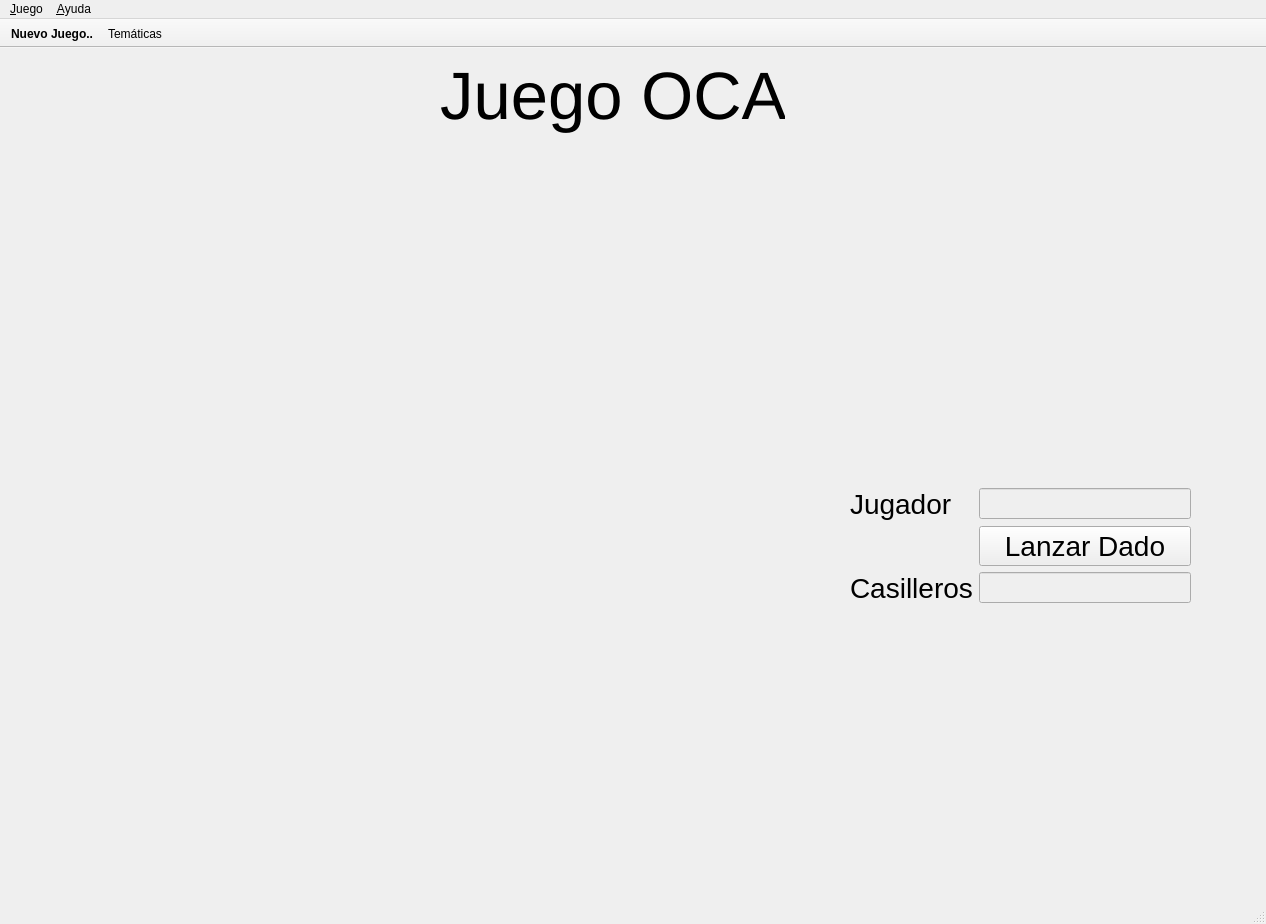
<?xml version="1.0" encoding="UTF-8"?>
<ui version="4.0">
 <class>Juego_OCA</class>
 <widget class="QMainWindow" name="Juego_OCA">
  <property name="geometry">
   <rect>
    <x>0</x>
    <y>0</y>
    <width>1266</width>
    <height>924</height>
   </rect>
  </property>
  <property name="minimumSize">
   <size>
    <width>1266</width>
    <height>924</height>
   </size>
  </property>
  <property name="maximumSize">
   <size>
    <width>1266</width>
    <height>925</height>
   </size>
  </property>
  <property name="windowTitle">
   <string>Juego_OCA</string>
  </property>
  <property name="windowIcon">
   <iconset theme="null">
    <normaloff>.</normaloff>.</iconset>
  </property>
  <property name="styleSheet">
   <string notr="true"/>
  </property>
  <widget class="QWidget" name="centralwidget">
   <widget class="QWidget" name="widget" native="true">
    <property name="geometry">
     <rect>
      <x>0</x>
      <y>0</y>
      <width>1247</width>
      <height>901</height>
     </rect>
    </property>
    <property name="minimumSize">
     <size>
      <width>1247</width>
      <height>901</height>
     </size>
    </property>
    <property name="maximumSize">
     <size>
      <width>1247</width>
      <height>901</height>
     </size>
    </property>
    <property name="styleSheet">
     <string notr="true">QWidget#widget{
border-image: url(:/Resources/tablero partes/Fondo_Princi.png);}</string>
    </property>
    <widget class="QWidget" name="formLayoutWidget">
     <property name="geometry">
      <rect>
       <x>850</x>
       <y>440</y>
       <width>341</width>
       <height>131</height>
      </rect>
     </property>
     <layout class="QFormLayout" name="formLayout">
      <item row="0" column="0">
       <widget class="QLabel" name="label_2">
        <property name="font">
         <font>
          <pointsize>21</pointsize>
         </font>
        </property>
        <property name="text">
         <string>Jugador</string>
        </property>
       </widget>
      </item>
      <item row="2" column="0">
       <widget class="QLabel" name="label_3">
        <property name="font">
         <font>
          <pointsize>21</pointsize>
         </font>
        </property>
        <property name="text">
         <string>Casilleros</string>
        </property>
       </widget>
      </item>
      <item row="0" column="1">
       <widget class="QLineEdit" name="ltxJugador">
        <property name="enabled">
         <bool>false</bool>
        </property>
        <property name="font">
         <font>
          <pointsize>14</pointsize>
          <weight>75</weight>
          <bold>true</bold>
         </font>
        </property>
        <property name="cursor">
         <cursorShape>ArrowCursor</cursorShape>
        </property>
        <property name="autoFillBackground">
         <bool>false</bool>
        </property>
        <property name="styleSheet">
         <string notr="true"/>
        </property>
       </widget>
      </item>
      <item row="2" column="1">
       <widget class="QLineEdit" name="ltxCasillero">
        <property name="enabled">
         <bool>false</bool>
        </property>
        <property name="font">
         <font>
          <pointsize>14</pointsize>
          <weight>75</weight>
          <bold>true</bold>
         </font>
        </property>
       </widget>
      </item>
      <item row="1" column="0">
       <layout class="QVBoxLayout" name="verticalLayout"/>
      </item>
      <item row="1" column="1">
       <widget class="QPushButton" name="btnDado">
        <property name="font">
         <font>
          <pointsize>21</pointsize>
         </font>
        </property>
        <property name="autoFillBackground">
         <bool>false</bool>
        </property>
        <property name="styleSheet">
         <string notr="true">border-top-color: rgb(192, 191, 188);
border-bottom-color: rgb(61, 56, 70);
border-right-color: rgb(61, 56, 70);
border-left-color: rgb(192, 191, 188);</string>
        </property>
        <property name="text">
         <string>Lanzar Dado</string>
        </property>
       </widget>
      </item>
     </layout>
    </widget>
    <widget class="Casillero" name="widCasi_0" native="true">
     <property name="geometry">
      <rect>
       <x>100</x>
       <y>750</y>
       <width>81</width>
       <height>80</height>
      </rect>
     </property>
    </widget>
    <widget class="Casillero" name="widCasi_1" native="true">
     <property name="geometry">
      <rect>
       <x>180</x>
       <y>750</y>
       <width>81</width>
       <height>80</height>
      </rect>
     </property>
    </widget>
    <widget class="Casillero" name="widCasi_2" native="true">
     <property name="geometry">
      <rect>
       <x>260</x>
       <y>750</y>
       <width>71</width>
       <height>71</height>
      </rect>
     </property>
    </widget>
    <widget class="Casillero" name="widCasi_3" native="true">
     <property name="geometry">
      <rect>
       <x>330</x>
       <y>750</y>
       <width>81</width>
       <height>71</height>
      </rect>
     </property>
    </widget>
    <widget class="Casillero" name="widCasi_4" native="true">
     <property name="geometry">
      <rect>
       <x>410</x>
       <y>750</y>
       <width>71</width>
       <height>71</height>
      </rect>
     </property>
    </widget>
    <widget class="Casillero" name="widCasi_5" native="true">
     <property name="geometry">
      <rect>
       <x>490</x>
       <y>750</y>
       <width>71</width>
       <height>71</height>
      </rect>
     </property>
    </widget>
    <widget class="Casillero" name="widCasi_6" native="true">
     <property name="geometry">
      <rect>
       <x>560</x>
       <y>750</y>
       <width>71</width>
       <height>71</height>
      </rect>
     </property>
    </widget>
    <widget class="Casillero" name="widCasi_7" native="true">
     <property name="geometry">
      <rect>
       <x>640</x>
       <y>750</y>
       <width>71</width>
       <height>71</height>
      </rect>
     </property>
    </widget>
    <widget class="Casillero" name="widCasi_8" native="true">
     <property name="geometry">
      <rect>
       <x>710</x>
       <y>750</y>
       <width>71</width>
       <height>71</height>
      </rect>
     </property>
    </widget>
    <widget class="Casillero" name="widCasi_9" native="true">
     <property name="geometry">
      <rect>
       <x>720</x>
       <y>670</y>
       <width>71</width>
       <height>71</height>
      </rect>
     </property>
    </widget>
    <widget class="Casillero" name="widCasi_10" native="true">
     <property name="geometry">
      <rect>
       <x>720</x>
       <y>590</y>
       <width>71</width>
       <height>71</height>
      </rect>
     </property>
    </widget>
    <widget class="Casillero" name="widCasi_11" native="true">
     <property name="geometry">
      <rect>
       <x>720</x>
       <y>510</y>
       <width>71</width>
       <height>71</height>
      </rect>
     </property>
    </widget>
    <widget class="Casillero" name="widCasi_12" native="true">
     <property name="geometry">
      <rect>
       <x>710</x>
       <y>440</y>
       <width>71</width>
       <height>71</height>
      </rect>
     </property>
    </widget>
    <widget class="Casillero" name="widCasi_13" native="true">
     <property name="geometry">
      <rect>
       <x>710</x>
       <y>360</y>
       <width>71</width>
       <height>71</height>
      </rect>
     </property>
    </widget>
    <widget class="Casillero" name="widCasi_14" native="true">
     <property name="geometry">
      <rect>
       <x>710</x>
       <y>280</y>
       <width>71</width>
       <height>71</height>
      </rect>
     </property>
    </widget>
    <widget class="Casillero" name="widCasi_15" native="true">
     <property name="geometry">
      <rect>
       <x>710</x>
       <y>210</y>
       <width>71</width>
       <height>71</height>
      </rect>
     </property>
    </widget>
    <widget class="Casillero" name="widCasi_16" native="true">
     <property name="geometry">
      <rect>
       <x>710</x>
       <y>130</y>
       <width>71</width>
       <height>71</height>
      </rect>
     </property>
    </widget>
    <widget class="Casillero" name="widCasi_17" native="true">
     <property name="geometry">
      <rect>
       <x>630</x>
       <y>130</y>
       <width>71</width>
       <height>71</height>
      </rect>
     </property>
    </widget>
    <widget class="Casillero" name="widCasi_19" native="true">
     <property name="geometry">
      <rect>
       <x>480</x>
       <y>130</y>
       <width>71</width>
       <height>71</height>
      </rect>
     </property>
    </widget>
    <widget class="Casillero" name="widCasi_20" native="true">
     <property name="geometry">
      <rect>
       <x>410</x>
       <y>130</y>
       <width>71</width>
       <height>71</height>
      </rect>
     </property>
    </widget>
    <widget class="Casillero" name="widCasi_21" native="true">
     <property name="geometry">
      <rect>
       <x>330</x>
       <y>130</y>
       <width>71</width>
       <height>71</height>
      </rect>
     </property>
    </widget>
    <widget class="Casillero" name="widCasi_22" native="true">
     <property name="geometry">
      <rect>
       <x>260</x>
       <y>130</y>
       <width>71</width>
       <height>71</height>
      </rect>
     </property>
    </widget>
    <widget class="Casillero" name="widCasi_23" native="true">
     <property name="geometry">
      <rect>
       <x>180</x>
       <y>130</y>
       <width>71</width>
       <height>71</height>
      </rect>
     </property>
    </widget>
    <widget class="Casillero" name="widCasi_24" native="true">
     <property name="geometry">
      <rect>
       <x>110</x>
       <y>130</y>
       <width>71</width>
       <height>71</height>
      </rect>
     </property>
    </widget>
    <widget class="Casillero" name="widCasi_25" native="true">
     <property name="geometry">
      <rect>
       <x>110</x>
       <y>210</y>
       <width>71</width>
       <height>71</height>
      </rect>
     </property>
    </widget>
    <widget class="Casillero" name="widCasi_26" native="true">
     <property name="geometry">
      <rect>
       <x>110</x>
       <y>280</y>
       <width>71</width>
       <height>71</height>
      </rect>
     </property>
    </widget>
    <widget class="Casillero" name="widCasi_27" native="true">
     <property name="geometry">
      <rect>
       <x>100</x>
       <y>360</y>
       <width>71</width>
       <height>71</height>
      </rect>
     </property>
    </widget>
    <widget class="Casillero" name="widCasi_28" native="true">
     <property name="geometry">
      <rect>
       <x>110</x>
       <y>440</y>
       <width>71</width>
       <height>71</height>
      </rect>
     </property>
    </widget>
    <widget class="Casillero" name="widCasi_29" native="true">
     <property name="geometry">
      <rect>
       <x>110</x>
       <y>520</y>
       <width>71</width>
       <height>70</height>
      </rect>
     </property>
    </widget>
    <widget class="Casillero" name="widCasi_30" native="true">
     <property name="geometry">
      <rect>
       <x>110</x>
       <y>590</y>
       <width>71</width>
       <height>71</height>
      </rect>
     </property>
    </widget>
    <widget class="Casillero" name="widCasi_31" native="true">
     <property name="geometry">
      <rect>
       <x>110</x>
       <y>670</y>
       <width>71</width>
       <height>71</height>
      </rect>
     </property>
    </widget>
    <widget class="Casillero" name="widCasi_32" native="true">
     <property name="geometry">
      <rect>
       <x>180</x>
       <y>670</y>
       <width>71</width>
       <height>71</height>
      </rect>
     </property>
    </widget>
    <widget class="Casillero" name="widCasi_33" native="true">
     <property name="geometry">
      <rect>
       <x>260</x>
       <y>670</y>
       <width>71</width>
       <height>71</height>
      </rect>
     </property>
    </widget>
    <widget class="Casillero" name="widCasi_34" native="true">
     <property name="geometry">
      <rect>
       <x>340</x>
       <y>670</y>
       <width>71</width>
       <height>71</height>
      </rect>
     </property>
    </widget>
    <widget class="Casillero" name="widCasi_35" native="true">
     <property name="geometry">
      <rect>
       <x>410</x>
       <y>670</y>
       <width>71</width>
       <height>71</height>
      </rect>
     </property>
    </widget>
    <widget class="Casillero" name="widCasi_36" native="true">
     <property name="geometry">
      <rect>
       <x>480</x>
       <y>670</y>
       <width>71</width>
       <height>71</height>
      </rect>
     </property>
    </widget>
    <widget class="Casillero" name="widCasi_37" native="true">
     <property name="geometry">
      <rect>
       <x>560</x>
       <y>670</y>
       <width>71</width>
       <height>71</height>
      </rect>
     </property>
    </widget>
    <widget class="Casillero" name="widCasi_38" native="true">
     <property name="geometry">
      <rect>
       <x>640</x>
       <y>670</y>
       <width>71</width>
       <height>71</height>
      </rect>
     </property>
    </widget>
    <widget class="Casillero" name="widCasi_39" native="true">
     <property name="geometry">
      <rect>
       <x>640</x>
       <y>590</y>
       <width>71</width>
       <height>71</height>
      </rect>
     </property>
    </widget>
    <widget class="Casillero" name="widCasi_40" native="true">
     <property name="geometry">
      <rect>
       <x>640</x>
       <y>510</y>
       <width>71</width>
       <height>71</height>
      </rect>
     </property>
    </widget>
    <widget class="Casillero" name="widCasi_41" native="true">
     <property name="geometry">
      <rect>
       <x>630</x>
       <y>440</y>
       <width>71</width>
       <height>71</height>
      </rect>
     </property>
    </widget>
    <widget class="Casillero" name="widCasi_42" native="true">
     <property name="geometry">
      <rect>
       <x>630</x>
       <y>360</y>
       <width>71</width>
       <height>71</height>
      </rect>
     </property>
    </widget>
    <widget class="Casillero" name="widCasi_43" native="true">
     <property name="geometry">
      <rect>
       <x>630</x>
       <y>290</y>
       <width>71</width>
       <height>71</height>
      </rect>
     </property>
    </widget>
    <widget class="Casillero" name="widCasi_44" native="true">
     <property name="geometry">
      <rect>
       <x>630</x>
       <y>210</y>
       <width>71</width>
       <height>71</height>
      </rect>
     </property>
    </widget>
    <widget class="Casillero" name="widCasi_45" native="true">
     <property name="geometry">
      <rect>
       <x>560</x>
       <y>210</y>
       <width>71</width>
       <height>71</height>
      </rect>
     </property>
    </widget>
    <widget class="Casillero" name="widCasi_46" native="true">
     <property name="geometry">
      <rect>
       <x>480</x>
       <y>210</y>
       <width>71</width>
       <height>71</height>
      </rect>
     </property>
    </widget>
    <widget class="Casillero" name="widCasi_47" native="true">
     <property name="geometry">
      <rect>
       <x>410</x>
       <y>210</y>
       <width>71</width>
       <height>71</height>
      </rect>
     </property>
    </widget>
    <widget class="Casillero" name="widCasi_48" native="true">
     <property name="geometry">
      <rect>
       <x>330</x>
       <y>210</y>
       <width>70</width>
       <height>70</height>
      </rect>
     </property>
    </widget>
    <widget class="Casillero" name="widCasi_49" native="true">
     <property name="geometry">
      <rect>
       <x>260</x>
       <y>210</y>
       <width>71</width>
       <height>71</height>
      </rect>
     </property>
    </widget>
    <widget class="Casillero" name="widCasi_50" native="true">
     <property name="geometry">
      <rect>
       <x>180</x>
       <y>210</y>
       <width>71</width>
       <height>71</height>
      </rect>
     </property>
    </widget>
    <widget class="Casillero" name="widCasi_51" native="true">
     <property name="geometry">
      <rect>
       <x>180</x>
       <y>290</y>
       <width>71</width>
       <height>71</height>
      </rect>
     </property>
    </widget>
    <widget class="Casillero" name="widCasi_52" native="true">
     <property name="geometry">
      <rect>
       <x>190</x>
       <y>360</y>
       <width>71</width>
       <height>71</height>
      </rect>
     </property>
    </widget>
    <widget class="Casillero" name="widCasi_53" native="true">
     <property name="geometry">
      <rect>
       <x>190</x>
       <y>440</y>
       <width>71</width>
       <height>71</height>
      </rect>
     </property>
    </widget>
    <widget class="Casillero" name="widCasi_54" native="true">
     <property name="geometry">
      <rect>
       <x>180</x>
       <y>520</y>
       <width>71</width>
       <height>71</height>
      </rect>
     </property>
    </widget>
    <widget class="Casillero" name="widCasi_55" native="true">
     <property name="geometry">
      <rect>
       <x>180</x>
       <y>590</y>
       <width>71</width>
       <height>71</height>
      </rect>
     </property>
    </widget>
    <widget class="Casillero" name="widCasi_56" native="true">
     <property name="geometry">
      <rect>
       <x>260</x>
       <y>590</y>
       <width>71</width>
       <height>71</height>
      </rect>
     </property>
    </widget>
    <widget class="Casillero" name="widCasi_57" native="true">
     <property name="geometry">
      <rect>
       <x>330</x>
       <y>590</y>
       <width>71</width>
       <height>71</height>
      </rect>
     </property>
    </widget>
    <widget class="Casillero" name="widCasi_58" native="true">
     <property name="geometry">
      <rect>
       <x>410</x>
       <y>590</y>
       <width>71</width>
       <height>71</height>
      </rect>
     </property>
    </widget>
    <widget class="Casillero" name="widCasi_59" native="true">
     <property name="geometry">
      <rect>
       <x>490</x>
       <y>590</y>
       <width>71</width>
       <height>71</height>
      </rect>
     </property>
    </widget>
    <widget class="Casillero" name="widCasi_60" native="true">
     <property name="geometry">
      <rect>
       <x>560</x>
       <y>590</y>
       <width>71</width>
       <height>71</height>
      </rect>
     </property>
    </widget>
    <widget class="Casillero" name="widCasi_61" native="true">
     <property name="geometry">
      <rect>
       <x>560</x>
       <y>520</y>
       <width>71</width>
       <height>71</height>
      </rect>
     </property>
    </widget>
    <widget class="Casillero" name="widCasi_62" native="true">
     <property name="geometry">
      <rect>
       <x>560</x>
       <y>440</y>
       <width>71</width>
       <height>71</height>
      </rect>
     </property>
    </widget>
    <widget class="Casillero" name="widCasi_63" native="true">
     <property name="geometry">
      <rect>
       <x>480</x>
       <y>390</y>
       <width>71</width>
       <height>71</height>
      </rect>
     </property>
    </widget>
    <widget class="Casillero" name="widCasi_18" native="true">
     <property name="geometry">
      <rect>
       <x>560</x>
       <y>130</y>
       <width>71</width>
       <height>71</height>
      </rect>
     </property>
    </widget>
    <widget class="QWidget" name="layoutWidget">
     <property name="geometry">
      <rect>
       <x>440</x>
       <y>10</y>
       <width>345</width>
       <height>111</height>
      </rect>
     </property>
     <layout class="QVBoxLayout" name="verticalLayout_2">
      <item>
       <widget class="QLabel" name="label">
        <property name="font">
         <font>
          <pointsize>50</pointsize>
         </font>
        </property>
        <property name="text">
         <string>Juego OCA</string>
        </property>
       </widget>
      </item>
      <item>
       <spacer name="verticalSpacer">
        <property name="orientation">
         <enum>Qt::Vertical</enum>
        </property>
        <property name="sizeHint" stdset="0">
         <size>
          <width>20</width>
          <height>40</height>
         </size>
        </property>
       </spacer>
      </item>
     </layout>
    </widget>
    <widget class="QLabel" name="ltxNotifi">
     <property name="geometry">
      <rect>
       <x>850</x>
       <y>130</y>
       <width>331</width>
       <height>141</height>
      </rect>
     </property>
     <property name="font">
      <font>
       <pointsize>20</pointsize>
       <weight>75</weight>
       <bold>true</bold>
      </font>
     </property>
     <property name="text">
      <string/>
     </property>
     <property name="alignment">
      <set>Qt::AlignCenter</set>
     </property>
    </widget>
   </widget>
  </widget>
  <widget class="QMenuBar" name="menubar">
   <property name="geometry">
    <rect>
     <x>0</x>
     <y>0</y>
     <width>1266</width>
     <height>22</height>
    </rect>
   </property>
   <widget class="QMenu" name="menuJuego">
    <property name="title">
     <string>&amp;Juego</string>
    </property>
    <addaction name="action_Nuevo"/>
    <addaction name="action_Tem_ticas"/>
    <addaction name="separator"/>
    <addaction name="action_Salir"/>
   </widget>
   <widget class="QMenu" name="menuAyuda">
    <property name="title">
     <string>&amp;Ayuda</string>
    </property>
    <addaction name="action_Reglas"/>
    <addaction name="actionA_cerca_de"/>
   </widget>
   <addaction name="menuJuego"/>
   <addaction name="menuAyuda"/>
  </widget>
  <widget class="QStatusBar" name="statusbar"/>
  <widget class="QToolBar" name="toolBar">
   <property name="windowTitle">
    <string>toolBar</string>
   </property>
   <property name="movable">
    <bool>false</bool>
   </property>
   <property name="floatable">
    <bool>false</bool>
   </property>
   <attribute name="toolBarArea">
    <enum>TopToolBarArea</enum>
   </attribute>
   <attribute name="toolBarBreak">
    <bool>false</bool>
   </attribute>
   <addaction name="action_Nuevo"/>
   <addaction name="action_Tem_ticas"/>
  </widget>
  <action name="action_Nuevo">
   <property name="text">
    <string>&amp;Nuevo Juego..</string>
   </property>
   <property name="toolTip">
    <string>Nuevo Juego..</string>
   </property>
   <property name="font">
    <font>
     <weight>75</weight>
     <bold>true</bold>
    </font>
   </property>
   <property name="shortcut">
    <string>Ctrl+N</string>
   </property>
  </action>
  <action name="action_Tem_ticas">
   <property name="text">
    <string>&amp;Temáticas</string>
   </property>
   <property name="shortcut">
    <string>Ctrl+T</string>
   </property>
  </action>
  <action name="action_Salir">
   <property name="text">
    <string>&amp;Salir</string>
   </property>
   <property name="shortcut">
    <string>Ctrl+Q</string>
   </property>
  </action>
  <action name="action_Reglas">
   <property name="text">
    <string>&amp;Reglas</string>
   </property>
   <property name="shortcut">
    <string>Ctrl+R</string>
   </property>
  </action>
  <action name="actionA_cerca_de">
   <property name="text">
    <string>A&amp;cerca de..</string>
   </property>
   <property name="shortcut">
    <string>Ctrl+C</string>
   </property>
  </action>
 </widget>
 <customwidgets>
  <customwidget>
   <class>Casillero</class>
   <extends>QWidget</extends>
   <header>casillero.h</header>
   <container>1</container>
  </customwidget>
 </customwidgets>
 <resources/>
 <connections/>
</ui>
